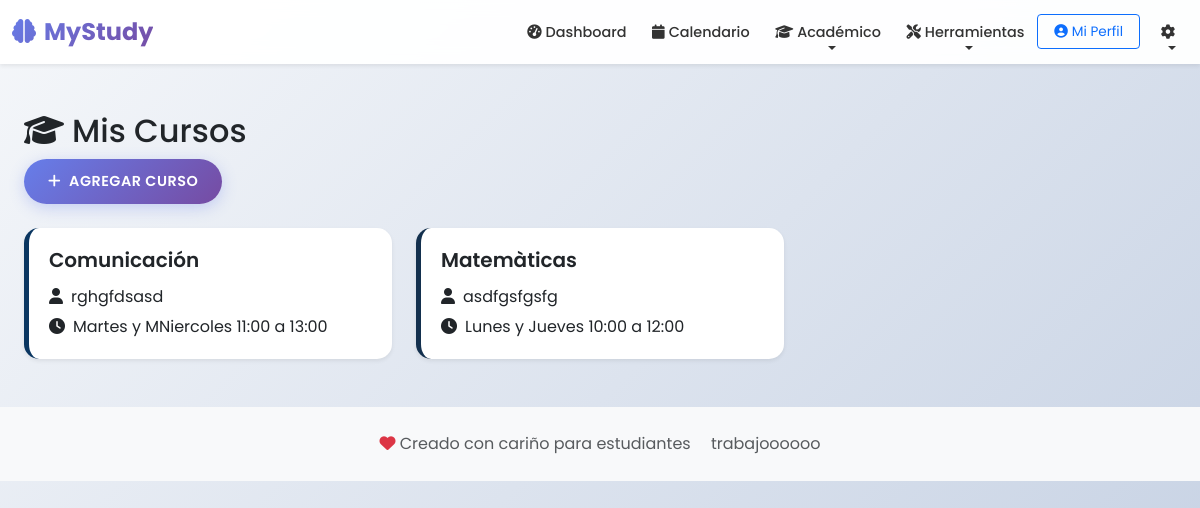
Page /cursos/ (signed in) on the earlier database version.
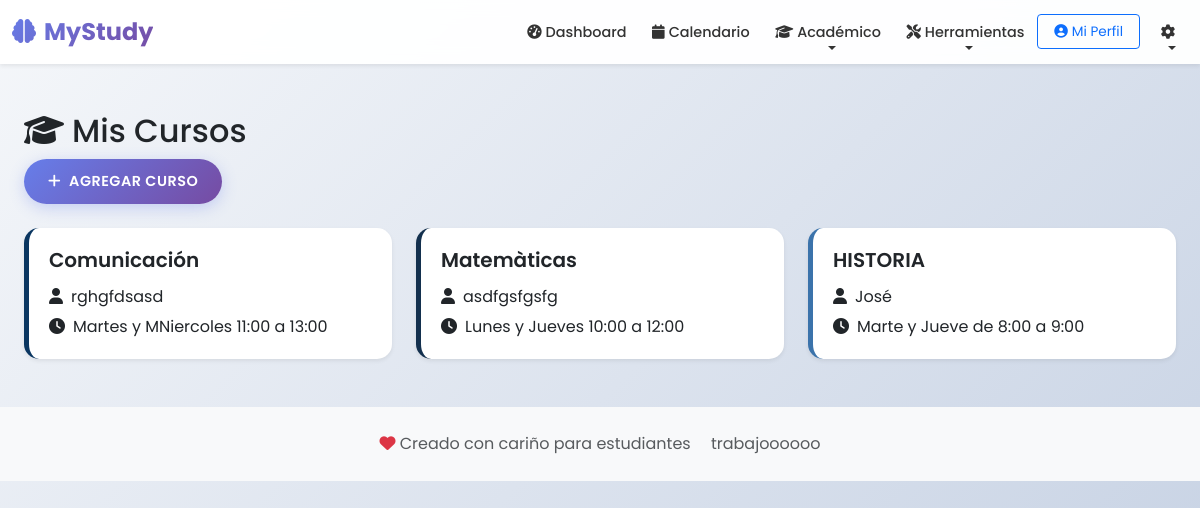
Same page on the later database version.
### studyflow/models.py (models this page shows, shortened)
class Curso(models.Model):
    usuario = models.ForeignKey(User, on_delete=models.CASCADE)
    nombre = models.CharField(max_length=100)
    profesor = models.CharField(max_length=100, blank=True)
    horario = models.CharField(max_length=200, blank=True, help_text="Ejemplo: Lunes y Miércoles 10:00-12:00")
    color = models.CharField(max_length=20, default='#3788d8')

### studyflow/views.py (the view, shortened to what this page needs)
# urls.py: path('cursos/', views.lista_cursos, name='lista_cursos'),
@login_required
def lista_cursos(request):
    cursos = Curso.objects.filter(usuario=request.user)
    return render(request, 'studyflow/cursos.html', {'cursos': cursos})

### studyflow/templates/studyflow/cursos.html (shortened to what this page needs)
{% extends 'base.html' %}
{% block content %}
<div class="container">
    <div class="row mb-4">
        <div class="col">
            <h2>
                <i class="fas fa-graduation-cap me-2"></i>Mis Cursos
            </h2>
            <button class="boton boton-primario" data-bs-toggle="modal" data-bs-target="#nuevoCursoModal">
                <i class="fas fa-plus me-2"></i>Agregar Curso
            </button>
        </div>
    </div>
    <div class="row g-4">
        {% for curso in cursos %}
        <div class="col-md-4">
            <div class="tarjeta h-100 shadow-sm" style="border-left: 5px solid {{ curso.color }}">
                <div class="tarjeta-body">
                    <h5 class="tarjeta-title">{{ curso.nombre }}</h5>
                    {% if curso.profesor %}
                    <p class="mb-1">
                        <i class="fas fa-user me-2"></i>{{ curso.profesor }}
                    </p>
                    {% endif %}
                    {% if curso.horario %}
                    <p class="mb-0">
                        <i class="fas fa-clock me-2"></i>{{ curso.horario }}
                    </p>
                    {% endif %}
                </div>
            </div>
        </div>
        {% empty %}
        <div class="col">
            <div class="alerta alerta-info">
                <i class="fas fa-info-circle me-2"></i>No has agregado ningún curso aún.
            </div>
        </div>
        {% endfor %}
    </div>
</div>
{% endblock %}

Differences in the rows shown:
added Curso: nombre "HISTORIA", profesor "José", horario "Marte y Jueve de 8:00 a 9:00"
